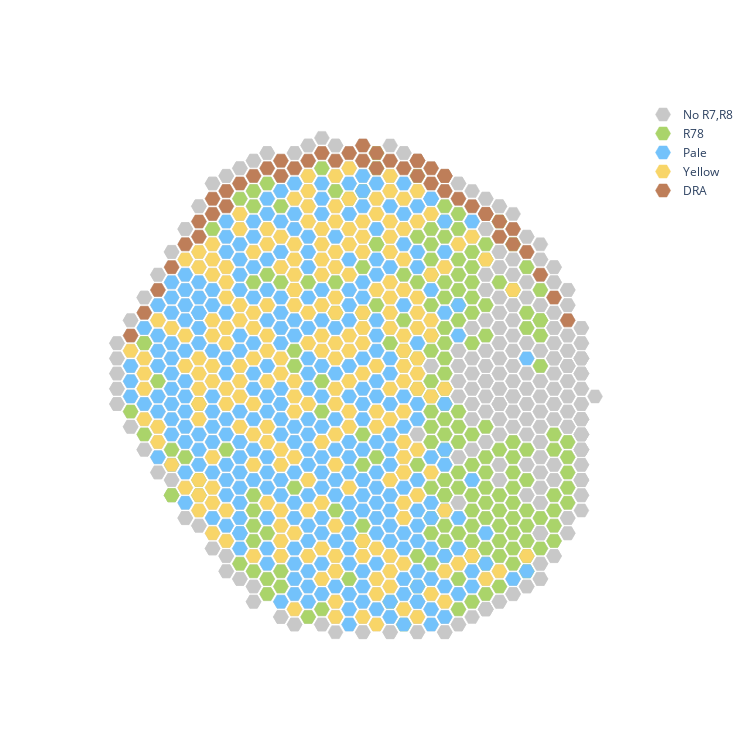

The notebook cell this image was saved under:
### Code cell
# Map with missing R7,R8; R78; pale; yellow; DRA

MUL_FAC = 1
tot_max = np.multiply([hex_df['hex1_id'].max() + hex_df['hex2_id'].max()],  MUL_FAC)
tot_min = np.multiply([hex_df['hex1_id'].min() - hex_df['hex2_id'].max()],  MUL_FAC)

fig = go.Figure(data=go.Scatter(
            x=(hex_df['hex1_id'] - hex_df['hex2_id']),
            y=(hex_df['hex1_id'] + hex_df['hex2_id']),
            mode='markers',
            marker_symbol = SYMBOL_NUMBER,
            marker={
                'size':DOTSIZE,
                'color': COLOR_BACKGROUND,
                'line': {'width':0.5, 'color':COLOR_BACKGROUND}
                },
            showlegend=False
    )
)

# Missing R7, R8
fig.add_trace(go.Scatter(
            x = no_r7r8['p'],
            y = no_r7r8['q'],
            mode='markers',
            marker_symbol = SYMBOL_NUMBER,
            marker={
                'size':DOTSIZE,
                'color': COLOR_NO_R7R8,
                'line': {'width':0.5, 'color':COLOR_NO_R7R8}
                },
            name="No R7,R8"
    )
)

# R78
fig.add_trace(go.Scatter(
            x = r7r8['p'],
            y = r7r8['q'],
            mode='markers',
            marker_symbol = SYMBOL_NUMBER,
            marker={
                'size':DOTSIZE,
                'color': COLOR_R7R8,
                'line': {'width':0.5, 'color':COLOR_R7R8}
                },
            name="R78"
    )
)

# Pale
fig.add_trace(go.Scatter(
            x = pale['p'],
            y = pale['q'],
            mode='markers',
            marker_symbol = SYMBOL_NUMBER,
            marker={
                'size':DOTSIZE,
                'color': COLOR_PALE,
                'line': {'width':0.5, 'color':COLOR_PALE}
                },
            name="Pale"
    )
)

# Yellow
fig.add_trace(go.Scatter(
            x = yellow['p'],
            y = yellow['q'],
            mode='markers',
            marker_symbol = SYMBOL_NUMBER,
            marker={
                'size':DOTSIZE,
                'color': COLOR_YELLOW,
                'line': {'width':0.5, 'color':COLOR_YELLOW}
                },
            name="Yellow"
    )
)

# DRA
fig.add_trace(go.Scatter(
            x = dra['p'],
            y = dra['q'],
            mode='markers',
            marker_symbol = SYMBOL_NUMBER,
            marker={
                'size':DOTSIZE,
                'color': COLOR_DRA,
                'line': {'width':0.5, 'color':COLOR_DRA}
                },
            name="DRA"
    )
)

fig.update_layout(title='',
                    yaxis_range=[tot_min , tot_max + tot_max/10],
                    xaxis_range=[tot_min, tot_max + tot_max/10],
                    width=750,
                    height=750,
                    paper_bgcolor='rgba(0,0,0,0)',
                    plot_bgcolor='rgba(0,0,0,0)'
                )

fig.update_xaxes(showgrid=False, showticklabels=False)
fig.update_yaxes(showgrid=False, showticklabels=False)

fig.update_scenes(aspectmode="data")

fig.show()

### Figure 1 — Plotly figure (JSON) as saved in the notebook; plotly's stock layout.template omitted (floating-point values rounded to 4 significant figures; data arrays with more than 128 entries replaced by an {"elided": "..."} marker saying what was removed)
{"data": [{"marker": {"color": "rgb(200,200,200)", "line": {"color": "rgb(200,200,200)", "width": 0.5}, "size": 15, "symbol": 15}, "mode": "markers", "showlegend": false, "type": "scatter", "x": {"elided": "921 int values"}, "y": {"elided": "921 int values"}}, {"marker": {"color": "rgb(200,200,200)", "line": {"color": "rgb(200,200,200)", "width": 0.5}, "size": 15, "symbol": 15}, "mode": "markers", "name": "No R7,R8", "type": "scatter", "x": {"elided": "171 int values"}, "y": {"elided": "171 int values"}}, {"marker": {"color": "rgb(170,212,106)", "line": {"color": "rgb(170,212,106)", "width": 0.5}, "size": 15, "symbol": 15}, "mode": "markers", "name": "R78", "type": "scatter", "x": {"elided": "201 int values"}, "y": {"elided": "201 int values"}}, {"marker": {"color": "rgb(115,194,251)", "line": {"color": "rgb(115,194,251)", "width": 0.5}, "size": 15, "symbol": 15}, "mode": "markers", "name": "Pale", "type": "scatter", "x": {"elided": "301 int values"}, "y": {"elided": "301 int values"}}, {"marker": {"color": "rgb(248,213,104)", "line": {"color": "rgb(248,213,104)", "width": 0.5}, "size": 15, "symbol": 15}, "mode": "markers", "name": "Yellow", "type": "scatter", "x": {"elided": "227 int values"}, "y": {"elided": "227 int values"}}, {"marker": {"color": "rgb(190,126,89)", "line": {"color": "rgb(190,126,89)", "width": 0.5}, "size": 15, "symbol": 15}, "mode": "markers", "name": "DRA", "type": "scatter", "x": [-18, -17, -16, -15, -14, -13, -13, -12, -11, -12, -11, -10, -9, -7, -8, 14, -6, -7, 13, -5, 12, -3, -4, 11, 10, 9, 0, -1, -2, 10, 9, 8, 7, 6, 5, 4, 3, 2, 1, 0, -1, 5, 4, 3, 8, 5, 3], "y": [46, 49, 52, 55, 58, 59, 61, 62, 63, 64, 65, 66, 67, 67, 68, 48, 68, 69, 51, 69, 54, 69, 70, 57, 58, 59, 68, 69, 70, 60, 61, 62, 63, 64, 65, 66, 67, 68, 69, 70, 71, 67, 68, 69, 62, 67, 69]}], "layout": {"height": 750, "paper_bgcolor": "rgba(0,0,0,0)", "plot_bgcolor": "rgba(0,0,0,0)", "scene": {"aspectmode": "data"}, "title": {"text": ""}, "width": 750, "xaxis": {"range": [[-38], [82.5]], "showgrid": false, "showticklabels": false}, "yaxis": {"range": [[-38], [82.5]], "showgrid": false, "showticklabels": false}}}
